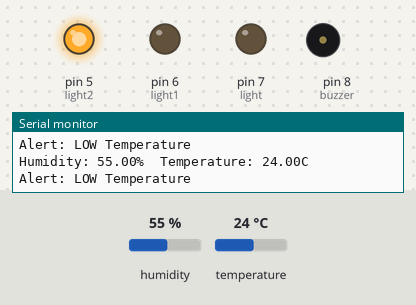
Simulated run of this sketch. Board: Arduino Uno, built with avr-gcc and run on an emulated ATmega328P. Shown: output pins drawn as LEDs (lit = HIGH), buzzer (waves = sounding), the last lines printed to the serial monitor. Inputs (shaded band) come from the test bench; at power-on: temperature 24 °C, humidity 55 %.

Above: at 6.8 s.
6.9 s: temperature set to 28 °C
12.3 s: temperature set to 31 °C
At 14.6 s:
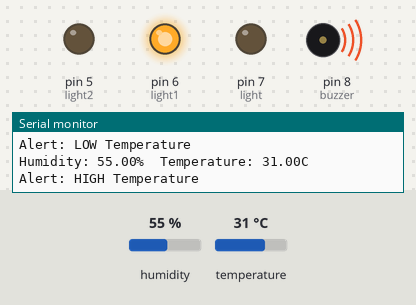
At 17.3 s:
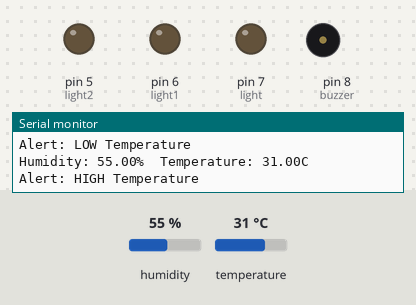
Timing chart, 0 to 27.6 s (numbered marks = the images above; inputs shaded):
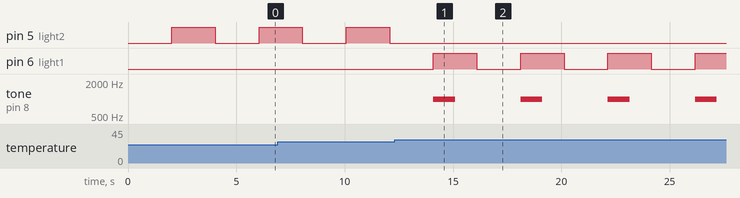

The sketch:

temperature_and_humidity.ino
```cpp
#include <Wire.h>
#include "DHT.h"

#define DHTPIN 2        // Pin connected to the DHT sensor
#define DHTTYPE DHT11   // DHT 11 sensor type
DHT dht(DHTPIN, DHTTYPE);

const int buzzer = 8;
const int light = 7;
const int light1 = 6;
const int light2 = 5;

void setup() {
    Serial.begin(9600);
    pinMode(buzzer, OUTPUT);
    pinMode(light, OUTPUT);
    pinMode(light1, OUTPUT);
    pinMode(light2, OUTPUT);

    Serial.println("DHT11 Temperature & Humidity Program");
    dht.begin();
}

void loop() {
    digitalWrite(light, LOW);    // Reset light
    delay(2000);                 // Wait between measurements

    float humidity = dht.readHumidity();
    float tempC = dht.readTemperature();

    if (isnan(humidity) || isnan(tempC)) {
        Serial.println("Sensor error!");
        digitalWrite(light, HIGH);
        return;
    }

    Serial.print("Humidity: "); Serial.print(humidity);
    Serial.print("%  Temperature: "); Serial.print(tempC); Serial.println("C");

    if (tempC > 29) {  // High temperature alert
        alertHighTemp();
    } else {
        alertLowTemp();
    }

    delay(2000);  // Pause before next reading
    resetLights();
}

void alertHighTemp() {
    tone(buzzer, 1000, 1000);      // 1KHz tone for 1 sec
    digitalWrite(light1, HIGH);    // High temp light ON
    digitalWrite(light2, LOW);     // Low temp light OFF
    Serial.println("Alert: HIGH Temperature");
}

void alertLowTemp() {
    Serial.println("Alert: LOW Temperature");
    digitalWrite(light2, HIGH);    // Low temp light ON
}

void resetLights() {
    digitalWrite(light1, LOW);
    digitalWrite(light2, LOW);     // Reset lights
}
```

Measured:
- the behaviour switches between 29 and 30 °C on temperature (found by bisection; images 0 and 1)
- after the input at 12.3 s, pin 5 (light2): stops changing and stays LOW; pin 6 (light1): alternates HIGH for 2.0 s and LOW for 2.0 s, starting after 1.8 s; tone on pin 8 (buzzer): alternates 1000 Hz for 1.0 s and silent for 3.0 s, starting after 1.8 s
